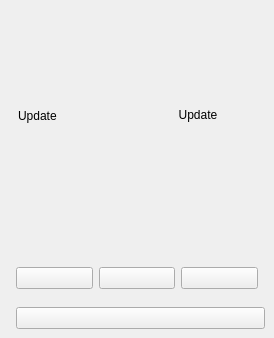
<?xml version="1.0" encoding="UTF-8"?>
<ui version="4.0">
 <class>aboutWidget</class>
 <widget class="QWidget" name="aboutWidget">
  <property name="windowTitle">
   <string>Dialog</string>
  </property>
  <layout class="QVBoxLayout" name="verticalLayout">
   <property name="spacing">
    <number>0</number>
   </property>
   <property name="margin">
    <number>0</number>
   </property>
   <item>
    <widget class="QFrame" name="body">
     <layout class="QVBoxLayout" name="bodyLayout">
      <item>
       <widget class="QLabel" name="VLCcone">
        <property name="alignment">
         <set>Qt::AlignCenter</set>
        </property>
       </widget>
      </item>
      <item>
       <widget class="QLabel" name="title">
        <property name="alignment">
         <set>Qt::AlignCenter</set>
        </property>
       </widget>
      </item>
      <item>
       <widget class="QLabel" name="version">
        <property name="cursor">
         <cursorShape>PointingHandCursor</cursorShape>
        </property>
        <property name="alignment">
         <set>Qt::AlignCenter</set>
        </property>
       </widget>
      </item>
      <item>
       <widget class="QStackedWidget" name="stackedWidget">
        <property name="currentIndex">
         <number>0</number>
        </property>
        <widget class="QWidget" name="blablaPage">
         <layout class="QVBoxLayout" name="verticalLayout_2">
          <property name="margin">
           <number>0</number>
          </property>
          <item>
           <widget class="QWidget" name="update" native="true">
            <layout class="QHBoxLayout" name="updateLayout">
             <item>
              <widget class="QLabel" name="UpdateLabel">
               <property name="text">
                <string>Update</string>
               </property>
              </widget>
             </item>
             <item>
              <widget class="QPushButton" name="checkUpdates">
               <property name="text">
                <string>Update</string>
               </property>
               <property name="flat">
                <bool>true</bool>
               </property>
              </widget>
             </item>
            </layout>
           </widget>
          </item>
          <item>
           <widget class="QLabel" name="MainBlabla">
            <property name="alignment">
             <set>Qt::AlignHCenter|Qt::AlignTop</set>
            </property>
            <property name="wordWrap">
             <bool>true</bool>
            </property>
            <property name="openExternalLinks">
             <bool>true</bool>
            </property>
           </widget>
          </item>
         </layout>
        </widget>
        <widget class="QTextEdit" name="licensePage">
         <property name="frameShadow">
          <enum>QFrame::Plain</enum>
         </property>
         <property name="textInteractionFlags">
          <set>Qt::TextSelectableByKeyboard|Qt::TextSelectableByMouse</set>
         </property>
        </widget>
        <widget class="QTextEdit" name="authorsPage">
         <property name="frameShadow">
          <enum>QFrame::Plain</enum>
         </property>
         <property name="textInteractionFlags">
          <set>Qt::TextSelectableByKeyboard|Qt::TextSelectableByMouse</set>
         </property>
        </widget>
        <widget class="QTextEdit" name="creditPage">
         <property name="frameShadow">
          <enum>QFrame::Plain</enum>
         </property>
         <property name="textInteractionFlags">
          <set>Qt::TextSelectableByKeyboard|Qt::TextSelectableByMouse|Qt::LinksAccessibleByKeyboard|Qt::LinksAccessibleByMouse</set>
         </property>
        </widget>
       </widget>
      </item>
      <item>
       <layout class="QHBoxLayout" name="links">
        <item>
         <spacer name="linksLeft">
          <property name="orientation">
           <enum>Qt::Horizontal</enum>
          </property>
         </spacer>
        </item>
        <item>
         <widget class="QPushButton" name="authorsButton"/>
        </item>
        <item>
         <widget class="QPushButton" name="licenseButton"/>
        </item>
        <item>
         <widget class="QPushButton" name="creditsButton"/>
        </item>
        <item>
         <spacer name="linksRight">
          <property name="orientation">
           <enum>Qt::Horizontal</enum>
          </property>
         </spacer>
        </item>
       </layout>
      </item>
     </layout>
    </widget>
   </item>
   <item>
    <widget class="QFrame" name="footer">
     <layout class="QHBoxLayout" name="footerLayout">
      <item>
       <spacer name="footerLeft">
        <property name="orientation">
         <enum>Qt::Horizontal</enum>
        </property>
       </spacer>
      </item>
      <item>
       <widget class="QPushButton" name="closeButton"/>
      </item>
     </layout>
    </widget>
   </item>
  </layout>
 </widget>
 <resources/>
 <connections/>
</ui>
